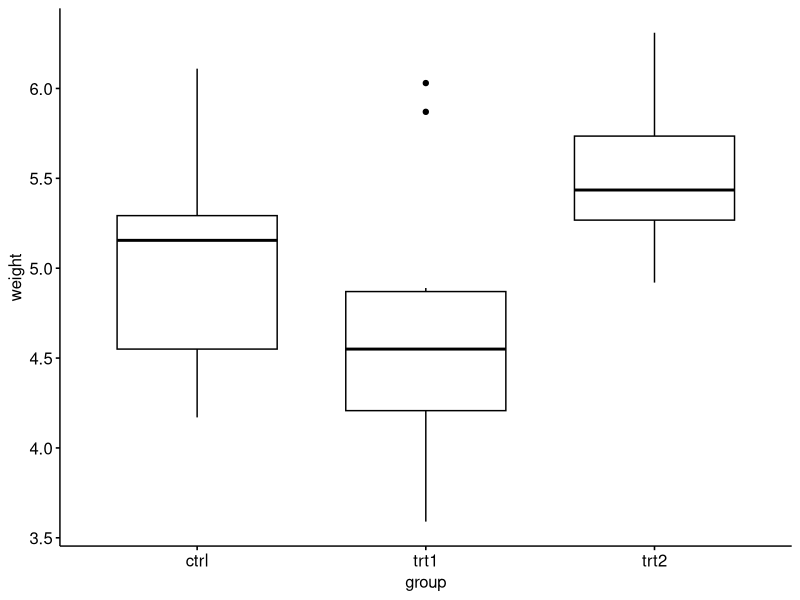
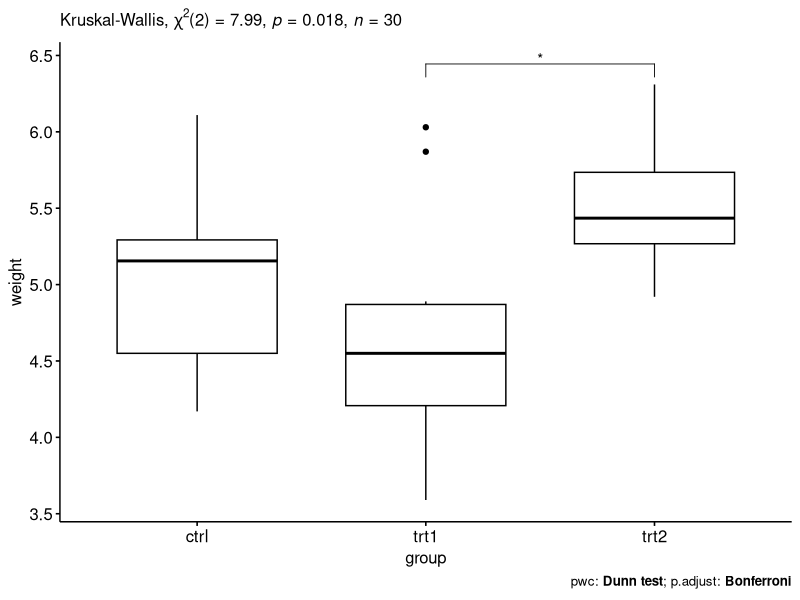

R code for these plots, in order:
library(tidyverse)
library(ggpubr)
library(rstatix)

PlantGrowth %>% sample_n_by(group,size=1)
PlantGrowth=PlantGrowth %>% reorder_levels(group,order=c('ctrl','trt1','trt2'))
PlantGrowth %>% group_by(group) %>% get_summary_stats(weight,type='common')
ggboxplot(PlantGrowth,x='group',y='weight')
res.kruskal=PlantGrowth %>% kruskal_test(weight~group)
res.kruskal
PlantGrowth %>% kruskal_effsize(weight~group)
pwc=PlantGrowth %>% dunn_test(weight~group,p.adjust.method='bonferroni')
pwc
pwc2=PlantGrowth %>% wilcox_test(weight~group,p.adjust.method='bonferroni')
pwc2
pwc=pwc %>% add_xy_position(x='group')
ggboxplot(PlantGrowth,x='group',y='weight')+stat_pvalue_manual(pwc,hide.ns=T)+labs(subtitle=get_test_label(res.kruskal,detailed=T),caption=get_pwc_label(pwc))